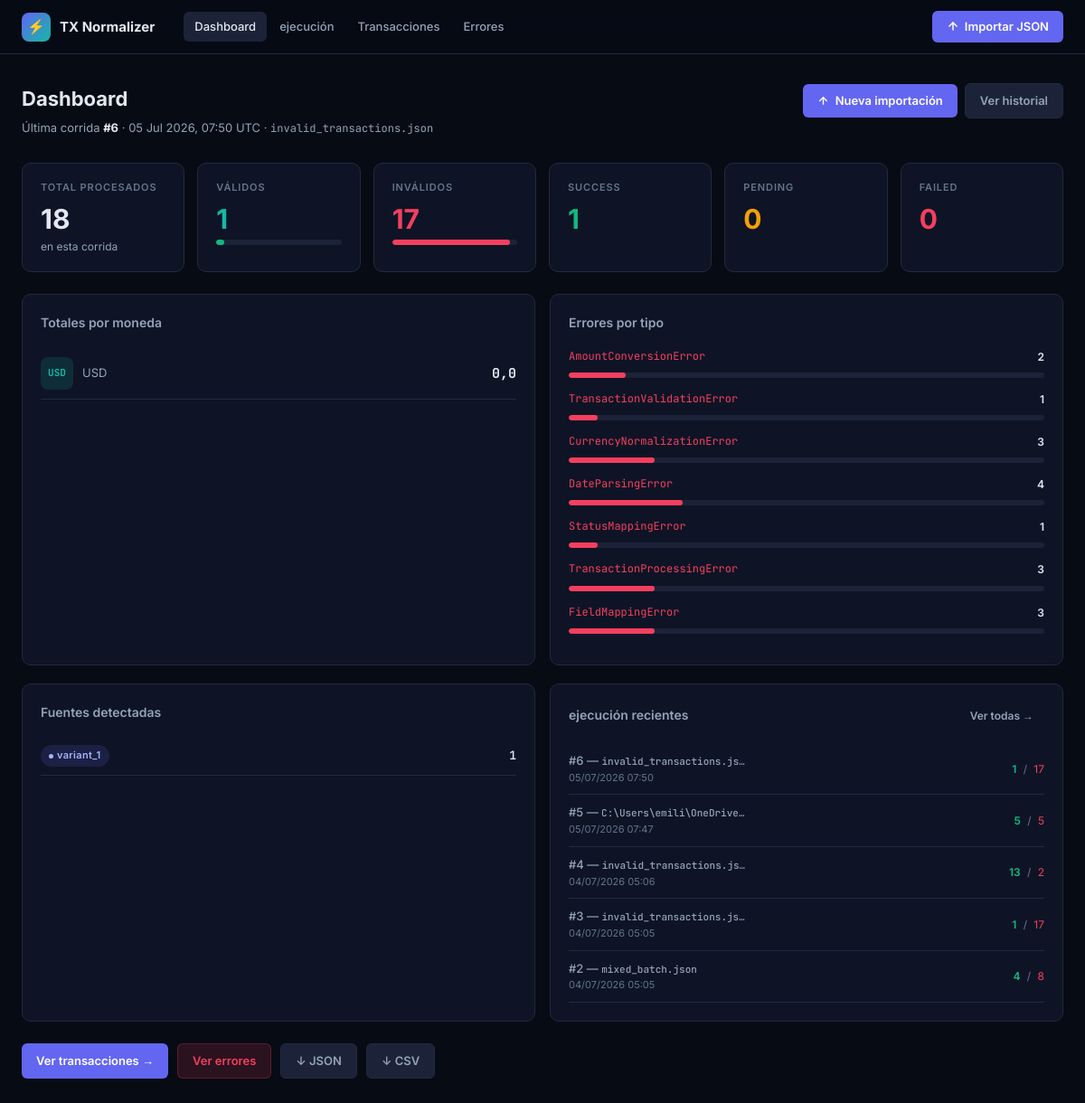
The page / on the database its author committed.
### transactions/models.py (models this page shows, shortened)
class ProcessingRun(models.Model):
    created_at = models.DateTimeField(auto_now_add=True)
    source_label = models.CharField(max_length=255, default="sample_data/transactions.json")
    total_processed = models.PositiveIntegerField(default=0)
    total_valid = models.PositiveIntegerField(default=0)
    total_invalid = models.PositiveIntegerField(default=0)
    status_counts = models.JSONField(default=dict)
    currency_totals = models.JSONField(default=dict)
    error_type_counts = models.JSONField(default=dict)
    source_counts = models.JSONField(default=dict)
    class Meta:
        ordering = ["-created_at"]

class ValidationErrorLog(models.Model):
    run = models.ForeignKey(ProcessingRun, related_name="errors", on_delete=models.CASCADE)
    source = models.CharField(max_length=50)
    error_type = models.CharField(max_length=100, db_index=True)
    field = models.CharField(max_length=100, null=True, blank=True)
    value = models.TextField(null=True, blank=True)
    reason = models.TextField()
    raw_record = models.JSONField()
    created_at = models.DateTimeField(auto_now_add=True)
    class Meta:
        ordering = ["-created_at"]

### transactions/views.py (the view)
# urls.py: path("", views.dashboard, name="dashboard"),
@require_GET
def dashboard(request):
    runs = ProcessingRun.objects.all()
    latest_run = runs.first()
    context = {
        "latest_run": latest_run,
        "runs": runs[:5],
        "recent_runs": runs[:5],
        "total_transactions": NormalizedTransaction.objects.count(),
        "total_errors": ValidationErrorLog.objects.count(),
        "total_runs": runs.count(),
    }
    return render(request, "transactions/dashboard.html", context)

### transactions/templates/transactions/dashboard.html (shortened to what this page needs)
{% extends "transactions/base.html" %}
{% block content %}
<div class="page">
{% if latest_run %}
<div class="page-header">
  <div>
    <h1 class="page-title">Dashboard</h1>
    <p class="page-subtitle">
      Última corrida <strong style="color:var(--text)">#{{ latest_run.pk }}</strong>
      · {{ latest_run.created_at|date:"d M Y, H:i" }} UTC
      · <span style="font-family:var(--mono);font-size:12px">{{ latest_run.source_label }}</span>
    </p>
  </div>
  <div class="page-actions">
    <a href="{% url 'upload_json' %}" class="btn btn-primary">
      <svg width="13" height="13" viewBox="0 0 24 24" fill="none" stroke="currentColor" stroke-width="2.5" stroke-linecap="round" stroke-linejoin="round"><line x1="12" y1="5" x2="12" y2="19"/><polyline points="19 12 12 5 5 12"/></svg>
      Nueva importación
    </a>
    <a href="{% url 'run_list' %}" class="btn btn-secondary">Ver historial</a>
  </div>
</div>
<div class="stats">
  <div class="stat">
    <div class="stat-label">Total procesados</div>
    <div class="stat-value stat--purple">{{ latest_run.total_processed }}</div>
    <div class="stat-sub">en esta corrida</div>
  </div>
  <div class="stat stat--accent">
    <div class="stat-label">Válidos</div>
    <div class="stat-value">{{ latest_run.total_valid }}</div>
    {% if latest_run.total_processed %}
    <div class="progress"><div class="progress-bar progress-bar--success" style="width:{% widthratio latest_run.total_valid latest_run.total_processed 100 %}%"></div></div>
    {% endif %}
  </div>
  <div class="stat stat--danger">
    <div class="stat-label">Inválidos</div>
    <div class="stat-value">{{ latest_run.total_invalid }}</div>
    {% if latest_run.total_processed %}
    <div class="progress"><div class="progress-bar progress-bar--danger" style="width:{% widthratio latest_run.total_invalid latest_run.total_processed 100 %}%"></div></div>
    {% endif %}
  </div>
  <div class="stat stat--success">
    <div class="stat-label">SUCCESS</div>
    <div class="stat-value">{{ latest_run.status_counts.SUCCESS|default:0 }}</div>
  </div>
  <div class="stat stat--warn">
    <div class="stat-label">PENDING</div>
    <div class="stat-value">{{ latest_run.status_counts.PENDING|default:0 }}</div>
  </div>
  <div class="stat stat--danger">
    <div class="stat-label">FAILED</div>
    <div class="stat-value">{{ latest_run.status_counts.FAILED|default:0 }}</div>
  </div>
</div>
<div class="grid-2" style="margin-bottom:20px">
  <div class="card">
    <h2 style="font-size:14px;font-weight:600;margin-bottom:16px;color:var(--text2)">Totales por moneda</h2>
    {% if latest_run.currency_totals %}
    {% for currency, total in latest_run.currency_totals.items %}
    <div style="display:flex;justify-content:space-between;align-items:center;padding:10px 0;border-bottom:1px solid var(--border)">
      <div style="display:flex;align-items:center;gap:10px">
        <span style="width:36px;height:36px;border-radius:8px;background:var(--teal-dim);display:flex;align-items:center;justify-content:center;font-size:11px;font-weight:700;color:var(--teal);font-family:var(--mono)">{{ currency }}</span>
        <span style="font-size:13px;color:var(--text2)">{{ currency }}</span>
      </div>
      <span style="font-family:var(--mono);font-weight:700;color:var(--text);font-size:15px">{{ total }}</span>
    </div>
    {% endfor %}
    {% else %}
    <div class="empty" style="padding:30px"><div class="empty-body">Sin totales</div></div>
    {% endif %}
  </div>
  <div class="card">
    <h2 style="font-size:14px;font-weight:600;margin-bottom:16px;color:var(--text2)">Errores por tipo</h2>
    {% if latest_run.error_type_counts %}
    {% for etype, count in latest_run.error_type_counts.items %}
    <div style="margin-bottom:14px">
      <div style="display:flex;justify-content:space-between;margin-bottom:5px">
        <span style="font-family:var(--mono);font-size:12px;color:var(--rose)">{{ etype }}</span>
        <span style="font-size:12px;font-weight:600;color:var(--text)">{{ count }}</span>
      </div>
      {% if latest_run.total_invalid %}
      <div class="progress"><div class="progress-bar progress-bar--danger" style="width:{% widthratio count latest_run.total_invalid 100 %}%"></div></div>
      {% endif %}
    </div>
    {% endfor %}
    {% else %}
    <div class="empty" style="padding:30px;color:var(--green)">
      <div style="font-size:28px;margin-bottom:8px">✓</div>
      <div>Sin errores de validación</div>
    </div>
    {% endif %}
  </div>
</div>
<div class="grid-2" style="margin-bottom:24px">
  <div class="card">
    <h2 style="font-size:14px;font-weight:600;margin-bottom:16px;color:var(--text2)">Fuentes detectadas</h2>
    {% for src, count in latest_run.source_counts.items %}
    <div style="display:flex;justify-content:space-between;align-items:center;padding:9px 0;border-bottom:1px solid var(--border)">
      <span class="badge {% if src == 'variant_1' %}badge-v1{% elif src == 'variant_2' %}badge-v2{% else %}badge-v3{% endif %}">{{ src }}</span>
      <span style="font-family:var(--mono);font-size:13px;font-weight:600;color:var(--text)">{{ count }}</span>
    </div>
    {% empty %}
    <div class="empty" style="padding:24px"><div class="empty-body">Sin datos</div></div>
    {% endfor %}
  </div>
  <div class="card">
    <div style="display:flex;align-items:center;justify-content:space-between;margin-bottom:16px">
      <h2 style="font-size:14px;font-weight:600;color:var(--text2);margin:0">ejecución recientes</h2>
      <a href="{% url 'run_list' %}" class="btn btn-ghost btn-sm">Ver todas →</a>
    </div>
    {% for run in runs %}
    <a href="{% url 'run_detail' run.pk %}" style="display:flex;justify-content:space-between;align-items:center;padding:9px 0;border-bottom:1px solid var(--border);color:var(--text2);transition:color .15s" onmouseover="this.style.color='var(--text)'" onmouseout="this.style.color='var(--text2)'">
      <div>
        <div style="font-size:13px;font-weight:500;color:inherit">#{{ run.pk }} — <span style="font-family:var(--mono);font-size:11px">{{ run.source_label|truncatechars:24 }}</span></div>
        <div style="font-size:11px;color:var(--text3)">{{ run.created_at|date:"d/m/Y H:i" }}</div>
      </div>
      <div style="text-align:right;font-size:12px">
        <span style="color:var(--green);font-weight:600">{{ run.total_valid }}</span>
        <span style="color:var(--text3);margin:0 4px">/</span>
        <span style="color:var(--rose)">{{ run.total_invalid }}</span>
      </div>
    </a>
    {% empty %}
    <div class="empty" style="padding:24px"><div class="empty-body">Sin ejecución</div></div>
    {% endfor %}
  </div>
</div>
<div style="display:flex;gap:10px;flex-wrap:wrap">
  <a href="{% url 'transaction_list' %}" class="btn btn-primary">Ver transacciones →</a>
  <a href="{% url 'error_list' %}" class="btn btn-danger">Ver errores</a>
  <a href="{% url 'download_json' %}" class="btn btn-secondary">↓ JSON</a>
  <a href="{% url 'download_csv' %}" class="btn btn-secondary">↓ CSV</a>
</div>
{% endif %}
</div>
{% endblock %}

### transactions/templates/transactions/base.html (style rules this page uses)
*,*::before,*::after { box-sizing:border-box;margin:0;padding:0 }
:root { --bg:#070B14;--surface:#0E1425;--surface2:#141929;--surface3:#1C2338; --border:#232A40;--border2:#2D3555; --accent:#6366F1;--accent-hover:#4F52D8;--accent-glow:rgba(99,102,241,.25); --teal:#14B8A6;--teal-dim:rgba(20,184,166,.15); --rose:#F43F5E;--rose-dim:rgba(244,63,94,.15); --amber:#F59E0B;--amber-dim:rgba(245,158,11,.15); --green:#10B981;--green-dim:rgba(16,185,129,.15); --text:#E2E8F0;--text2:#94A3B8;--text3:#64748B; --mono:'JetBrains Mono',monospace; --radius:10px;--radius-sm:6px;--radius-lg:16px; --shadow:0 4px 24px rgba(0,0,0,.4); --shadow-sm:0 2px 8px rgba(0,0,0,.3); --transition:.18s ease; }
html { scroll-behavior:smooth }
body { background:var(--bg);color:var(--text);font-family:'Inter',system-ui,sans-serif;font-size:14px;line-height:1.6;min-height:100vh;-webkit-font-smoothing:antialiased }
a { color:var(--accent);text-decoration:none;transition:color var(--transition) }
img,svg { display:block;max-width:100% }
.page { max-width:1280px;margin:0 auto;padding:32px 24px }
.page-header { display:flex;align-items:flex-start;justify-content:space-between;gap:16px;margin-bottom:28px;flex-wrap:wrap }
.page-title { font-size:22px;font-weight:700;color:var(--text) }
.page-subtitle { font-size:13px;color:var(--text2);margin-top:4px }
.page-actions { display:flex;gap:8px;flex-wrap:wrap;align-items:center }
.card { background:var(--surface);border:1px solid var(--border);border-radius:var(--radius);padding:20px }
.stats { display:grid;grid-template-columns:repeat(auto-fit,minmax(155px,1fr));gap:14px;margin-bottom:24px }
.stat { background:var(--surface);border:1px solid var(--border);border-radius:var(--radius); padding:18px 20px;transition:border-color var(--transition); }
.stat-label { font-size:11px;font-weight:600;color:var(--text3);text-transform:uppercase;letter-spacing:.08em;margin-bottom:10px }
.stat-value { font-size:30px;font-weight:700;line-height:1;color:var(--text) }
.stat-sub { font-size:12px;color:var(--text2);margin-top:6px }
.stat--accent .stat-value { color:var(--teal) }
.stat--danger .stat-value { color:var(--rose) }
.stat--warn .stat-value { color:var(--amber) }
.stat--success .stat-value { color:var(--green) }
.grid-2 { display:grid;grid-template-columns:1fr 1fr;gap:16px }
.btn { display:inline-flex;align-items:center;gap:7px;padding:8px 16px; border-radius:var(--radius-sm);border:none;font-size:13px;font-weight:600; cursor:pointer;transition:all var(--transition);white-space:nowrap; text-decoration:none; }
.btn-primary { background:var(--accent);color:#fff;box-shadow:0 0 0 0 var(--accent-glow) }
.btn-secondary { background:var(--surface3);color:var(--text2);border:1px solid var(--border) }
.btn-danger { background:var(--rose-dim);color:var(--rose);border:1px solid rgba(244,63,94,.25) }
.btn-ghost { background:transparent;color:var(--text2) }
.btn-sm { padding:5px 12px;font-size:12px }
.badge { display:inline-flex;align-items:center;gap:4px;padding:3px 9px;border-radius:99px;font-size:11px;font-weight:600;letter-spacing:.03em }
.badge::before { content:'';width:5px;height:5px;border-radius:50%;background:currentColor;flex-shrink:0 }
.badge-v1 { background:rgba(99,102,241,.15);color:#A5B4FC }
.progress { height:6px;background:var(--surface3);border-radius:99px;overflow:hidden;margin-top:8px }
.progress-bar { height:100%;border-radius:99px;transition:width .6s ease }
.progress-bar--success { background:var(--green) }
.progress-bar--danger { background:var(--rose) }

### rows shown on the page
ProcessingRun: pk "6", created_at "05 Jul 2026, 07:50", source_label "invalid_transactions.json", total_processed "18", total_valid "1", total_invalid "17", status_counts.SUCCESS "1", status_counts.PENDING "0", status_counts.FAILED "0", source_label "invalid_transactions.js…", created_at "05/07/2026 07:50"
ValidationErrorLog: error_type "AmountConversionError", id "2"
ValidationErrorLog: error_type "TransactionValidationError", count "1"
ValidationErrorLog: error_type "DateParsingError", id "4"
ValidationErrorLog: error_type "StatusMappingError", run "1"
ProcessingRun: pk "5", source_label "C:\\Users\\emili\\OneDrive…", created_at "05/07/2026 07:47", total_valid "5", total_invalid "5"
ProcessingRun: pk "4", source_label "invalid_transactions.js…", created_at "04/07/2026 05:06", total_valid "13", total_invalid "2"
ProcessingRun: pk "3", source_label "invalid_transactions.js…", created_at "04/07/2026 05:05", total_valid "1", total_invalid "17"
ProcessingRun: pk "2", source_label "mixed_batch.json", created_at "04/07/2026 05:05", total_valid "4", total_invalid "8"

### other values the page prints
{{ currency }} "USD"
{{ total }} "0,0"
{{ etype }} "CurrencyNormalizationError" "TransactionProcessingError" "FieldMappingError"
{{ count }} "3" "3" "3"
{{ src }} "variant_1"
{{ count }} "1"
